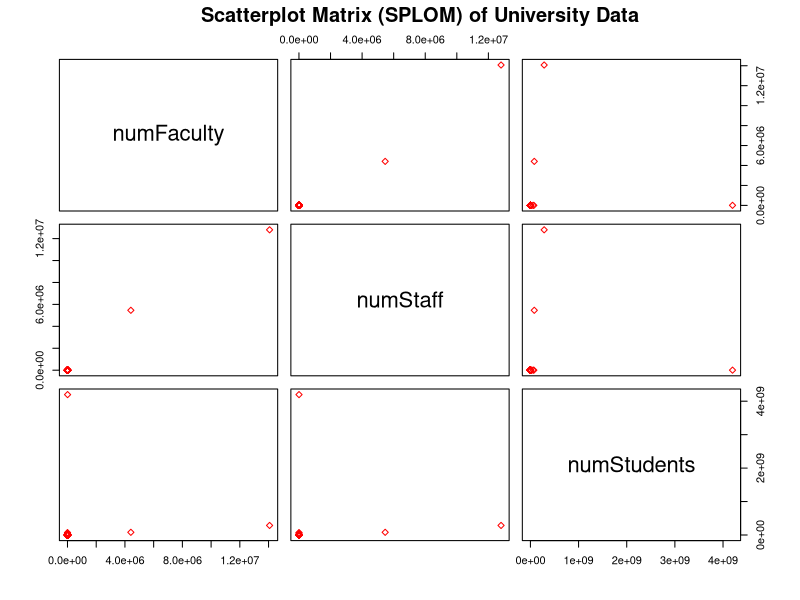

Recreate this plot in R.
# developer: K.K. Tripathi
#date: 10/26/2017
#-------------------------
# scatterplot matrix
# read csv data
data = read.csv("vi6.csv")

#read selected columns
pairs(data[2:4], pch = 23, col="red")

#scatterplot title
title("Scatterplot Matrix (SPLOM) of University Data", line = 3)

